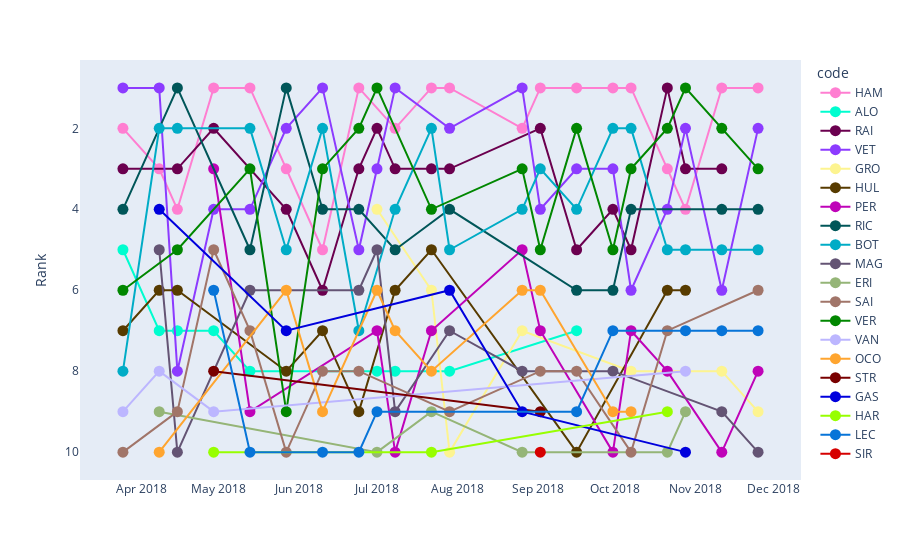

Notebook source saved alongside this figure:
### Code cell
#plot bump chart
fig = px.line(rank_2018, x = 'date', y = 'positionOrder',
              color = 'code',
              color_discrete_map= dict_color, 
              markers=True,
              hover_name = 'surname')
fig.update_traces(marker=dict(size=11))
fig.update_yaxes(autorange='reversed', title='Rank',
                 visible=True, showticklabels=True)
fig.update_xaxes(title='', visible=True, showticklabels=True)
fig.update_layout(xaxis=dict(showgrid=False),
                  yaxis=dict(showgrid=False) )
fig.show()

### Figure 1 — Plotly figure (JSON) as saved in the notebook; plotly's stock layout.template omitted (floating-point values rounded to 4 significant figures)
{"data": [{"hovertemplate": "<b>%{hovertext}</b><br><br>code=HAM<br>date=%{x}<br>positionOrder=%{y}<extra></extra>", "hovertext": ["Hamilton", "Hamilton", "Hamilton", "Hamilton", "Hamilton", "Hamilton", "Hamilton", "Hamilton", "Hamilton", "Hamilton", "Hamilton", "Hamilton", "Hamilton", "Hamilton", "Hamilton", "Hamilton", "Hamilton", "Hamilton", "Hamilton", "Hamilton"], "legendgroup": "HAM", "line": {"color": "#ff7ed1", "dash": "solid"}, "marker": {"size": 11, "symbol": "circle"}, "mode": "markers+lines", "name": "HAM", "orientation": "v", "showlegend": true, "type": "scatter", "x": ["2018-03-25T00:00:00", "2018-04-08T00:00:00", "2018-04-15T00:00:00", "2018-04-29T00:00:00", "2018-05-13T00:00:00", "2018-05-27T00:00:00", "2018-06-10T00:00:00", "2018-06-24T00:00:00", "2018-07-08T00:00:00", "2018-07-22T00:00:00", "2018-07-29T00:00:00", "2018-08-26T00:00:00", "2018-09-02T00:00:00", "2018-09-16T00:00:00", "2018-09-30T00:00:00", "2018-10-07T00:00:00", "2018-10-21T00:00:00", "2018-10-28T00:00:00", "2018-11-11T00:00:00", "2018-11-25T00:00:00"], "xaxis": "x", "y": [2, 3, 4, 1, 1, 3, 5, 1, 2, 1, 1, 2, 1, 1, 1, 1, 3, 4, 1, 1], "yaxis": "y"}, {"hovertemplate": "<b>%{hovertext}</b><br><br>code=ALO<br>date=%{x}<br>positionOrder=%{y}<extra></extra>", "hovertext": ["Alonso", "Alonso", "Alonso", "Alonso", "Alonso", "Alonso", "Alonso", "Alonso", "Alonso"], "legendgroup": "ALO", "line": {"color": "#00fdcf", "dash": "solid"}, "marker": {"size": 11, "symbol": "circle"}, "mode": "markers+lines", "name": "ALO", "orientation": "v", "showlegend": true, "type": "scatter", "x": ["2018-03-25T00:00:00", "2018-04-08T00:00:00", "2018-04-15T00:00:00", "2018-04-29T00:00:00", "2018-05-13T00:00:00", "2018-07-01T00:00:00", "2018-07-08T00:00:00", "2018-07-29T00:00:00", "2018-09-16T00:00:00"], "xaxis": "x", "y": [5, 7, 7, 7, 8, 8, 8, 8, 7], "yaxis": "y"}, {"hovertemplate": "<b>%{hovertext}</b><br><br>code=RAI<br>date=%{x}<br>positionOrder=%{y}<extra></extra>", "hovertext": ["Räikkönen", "Räikkönen", "Räikkönen", "Räikkönen", "Räikkönen", "Räikkönen", "Räikkönen", "Räikkönen", "Räikkönen", "Räikkönen", "Räikkönen", "Räikkönen", "Räikkönen", "Räikkönen", "Räikkönen", "Räikkönen", "Räikkönen"], "legendgroup": "RAI", "line": {"color": "#6b004f", "dash": "solid"}, "marker": {"size": 11, "symbol": "circle"}, "mode": "markers+lines", "name": "RAI", "orientation": "v", "showlegend": true, "type": "scatter", "x": ["2018-03-25T00:00:00", "2018-04-15T00:00:00", "2018-04-29T00:00:00", "2018-05-27T00:00:00", "2018-06-10T00:00:00", "2018-06-24T00:00:00", "2018-07-01T00:00:00", "2018-07-08T00:00:00", "2018-07-22T00:00:00", "2018-07-29T00:00:00", "2018-09-02T00:00:00", "2018-09-16T00:00:00", "2018-09-30T00:00:00", "2018-10-07T00:00:00", "2018-10-21T00:00:00", "2018-10-28T00:00:00", "2018-11-11T00:00:00"], "xaxis": "x", "y": [3, 3, 2, 4, 6, 3, 2, 3, 3, 3, 2, 5, 4, 5, 1, 3, 3], "yaxis": "y"}, {"hovertemplate": "<b>%{hovertext}</b><br><br>code=VET<br>date=%{x}<br>positionOrder=%{y}<extra></extra>", "hovertext": ["Vettel", "Vettel", "Vettel", "Vettel", "Vettel", "Vettel", "Vettel", "Vettel", "Vettel", "Vettel", "Vettel", "Vettel", "Vettel", "Vettel", "Vettel", "Vettel", "Vettel", "Vettel", "Vettel", "Vettel"], "legendgroup": "VET", "line": {"color": "#8c3bff", "dash": "solid"}, "marker": {"size": 11, "symbol": "circle"}, "mode": "markers+lines", "name": "VET", "orientation": "v", "showlegend": true, "type": "scatter", "x": ["2018-03-25T00:00:00", "2018-04-08T00:00:00", "2018-04-15T00:00:00", "2018-04-29T00:00:00", "2018-05-13T00:00:00", "2018-05-27T00:00:00", "2018-06-10T00:00:00", "2018-06-24T00:00:00", "2018-07-01T00:00:00", "2018-07-08T00:00:00", "2018-07-29T00:00:00", "2018-08-26T00:00:00", "2018-09-02T00:00:00", "2018-09-16T00:00:00", "2018-09-30T00:00:00", "2018-10-07T00:00:00", "2018-10-21T00:00:00", "2018-10-28T00:00:00", "2018-11-11T00:00:00", "2018-11-25T00:00:00"], "xaxis": "x", "y": [1, 1, 8, 4, 4, 2, 1, 5, 3, 1, 2, 1, 4, 3, 3, 6, 4, 2, 6, 2], "yaxis": "y"}, {"hovertemplate": "<b>%{hovertext}</b><br><br>code=GRO<br>date=%{x}<br>positionOrder=%{y}<extra></extra>", "hovertext": ["Grosjean", "Grosjean", "Grosjean", "Grosjean", "Grosjean", "Grosjean", "Grosjean"], "legendgroup": "GRO", "line": {"color": "#fdf490", "dash": "solid"}, "marker": {"size": 11, "symbol": "circle"}, "mode": "markers+lines", "name": "GRO", "orientation": "v", "showlegend": true, "type": "scatter", "x": ["2018-07-01T00:00:00", "2018-07-22T00:00:00", "2018-07-29T00:00:00", "2018-08-26T00:00:00", "2018-10-07T00:00:00", "2018-11-11T00:00:00", "2018-11-25T00:00:00"], "xaxis": "x", "y": [4, 6, 10, 7, 8, 8, 9], "yaxis": "y"}, {"hovertemplate": "<b>%{hovertext}</b><br><br>code=HUL<br>date=%{x}<br>positionOrder=%{y}<extra></extra>", "hovertext": ["Hülkenberg", "Hülkenberg", "Hülkenberg", "Hülkenberg", "Hülkenberg", "Hülkenberg", "Hülkenberg", "Hülkenberg", "Hülkenberg", "Hülkenberg", "Hülkenberg"], "legendgroup": "HUL", "line": {"color": "#573b00", "dash": "solid"}, "marker": {"size": 11, "symbol": "circle"}, "mode": "markers+lines", "name": "HUL", "orientation": "v", "showlegend": true, "type": "scatter", "x": ["2018-03-25T00:00:00", "2018-04-08T00:00:00", "2018-04-15T00:00:00", "2018-05-27T00:00:00", "2018-06-10T00:00:00", "2018-06-24T00:00:00", "2018-07-08T00:00:00", "2018-07-22T00:00:00", "2018-09-16T00:00:00", "2018-10-21T00:00:00", "2018-10-28T00:00:00"], "xaxis": "x", "y": [7, 6, 6, 8, 7, 9, 6, 5, 10, 6, 6], "yaxis": "y"}, {"hovertemplate": "<b>%{hovertext}</b><br><br>code=PER<br>date=%{x}<br>positionOrder=%{y}<extra></extra>", "hovertext": ["Pérez", "Pérez", "Pérez", "Pérez", "Pérez", "Pérez", "Pérez", "Pérez", "Pérez", "Pérez", "Pérez", "Pérez"], "legendgroup": "PER", "line": {"color": "#bf03b8", "dash": "solid"}, "marker": {"size": 11, "symbol": "circle"}, "mode": "markers+lines", "name": "PER", "orientation": "v", "showlegend": true, "type": "scatter", "x": ["2018-04-29T00:00:00", "2018-05-13T00:00:00", "2018-07-01T00:00:00", "2018-07-08T00:00:00", "2018-07-22T00:00:00", "2018-08-26T00:00:00", "2018-09-02T00:00:00", "2018-09-30T00:00:00", "2018-10-07T00:00:00", "2018-10-21T00:00:00", "2018-11-11T00:00:00", "2018-11-25T00:00:00"], "xaxis": "x", "y": [3, 9, 7, 10, 7, 5, 7, 10, 7, 8, 10, 8], "yaxis": "y"}, {"hovertemplate": "<b>%{hovertext}</b><br><br>code=RIC<br>date=%{x}<br>positionOrder=%{y}<extra></extra>", "hovertext": ["Ricciardo", "Ricciardo", "Ricciardo", "Ricciardo", "Ricciardo", "Ricciardo", "Ricciardo", "Ricciardo", "Ricciardo", "Ricciardo", "Ricciardo", "Ricciardo", "Ricciardo"], "legendgroup": "RIC", "line": {"color": "#005659", "dash": "solid"}, "marker": {"size": 11, "symbol": "circle"}, "mode": "markers+lines", "name": "RIC", "orientation": "v", "showlegend": true, "type": "scatter", "x": ["2018-03-25T00:00:00", "2018-04-15T00:00:00", "2018-05-13T00:00:00", "2018-05-27T00:00:00", "2018-06-10T00:00:00", "2018-06-24T00:00:00", "2018-07-08T00:00:00", "2018-07-29T00:00:00", "2018-09-16T00:00:00", "2018-09-30T00:00:00", "2018-10-07T00:00:00", "2018-11-11T00:00:00", "2018-11-25T00:00:00"], "xaxis": "x", "y": [4, 1, 5, 1, 4, 4, 5, 4, 6, 6, 4, 4, 4], "yaxis": "y"}, {"hovertemplate": "<b>%{hovertext}</b><br><br>code=BOT<br>date=%{x}<br>positionOrder=%{y}<extra></extra>", "hovertext": ["Bottas", "Bottas", "Bottas", "Bottas", "Bottas", "Bottas", "Bottas", "Bottas", "Bottas", "Bottas", "Bottas", "Bottas", "Bottas", "Bottas", "Bottas", "Bottas", "Bottas", "Bottas", "Bottas"], "legendgroup": "BOT", "line": {"color": "#00acc6", "dash": "solid"}, "marker": {"size": 11, "symbol": "circle"}, "mode": "markers+lines", "name": "BOT", "orientation": "v", "showlegend": true, "type": "scatter", "x": ["2018-03-25T00:00:00", "2018-04-08T00:00:00", "2018-04-15T00:00:00", "2018-05-13T00:00:00", "2018-05-27T00:00:00", "2018-06-10T00:00:00", "2018-06-24T00:00:00", "2018-07-08T00:00:00", "2018-07-22T00:00:00", "2018-07-29T00:00:00", "2018-08-26T00:00:00", "2018-09-02T00:00:00", "2018-09-16T00:00:00", "2018-09-30T00:00:00", "2018-10-07T00:00:00", "2018-10-21T00:00:00", "2018-10-28T00:00:00", "2018-11-11T00:00:00", "2018-11-25T00:00:00"], "xaxis": "x", "y": [8, 2, 2, 2, 5, 2, 7, 4, 2, 5, 4, 3, 4, 2, 2, 5, 5, 5, 5], "yaxis": "y"}, {"hovertemplate": "<b>%{hovertext}</b><br><br>code=MAG<br>date=%{x}<br>positionOrder=%{y}<extra></extra>", "hovertext": ["Magnussen", "Magnussen", "Magnussen", "Magnussen", "Magnussen", "Magnussen", "Magnussen", "Magnussen", "Magnussen", "Magnussen", "Magnussen"], "legendgroup": "MAG", "line": {"color": "#645474", "dash": "solid"}, "marker": {"size": 11, "symbol": "circle"}, "mode": "markers+lines", "name": "MAG", "orientation": "v", "showlegend": true, "type": "scatter", "x": ["2018-04-08T00:00:00", "2018-04-15T00:00:00", "2018-05-13T00:00:00", "2018-06-24T00:00:00", "2018-07-01T00:00:00", "2018-07-08T00:00:00", "2018-07-29T00:00:00", "2018-08-26T00:00:00", "2018-09-30T00:00:00", "2018-11-11T00:00:00", "2018-11-25T00:00:00"], "xaxis": "x", "y": [5, 10, 6, 6, 5, 9, 7, 8, 8, 9, 10], "yaxis": "y"}, {"hovertemplate": "<b>%{hovertext}</b><br><br>code=ERI<br>date=%{x}<br>positionOrder=%{y}<extra></extra>", "hovertext": ["Ericsson", "Ericsson", "Ericsson", "Ericsson", "Ericsson", "Ericsson"], "legendgroup": "ERI", "line": {"color": "#95b577", "dash": "solid"}, "marker": {"size": 11, "symbol": "circle"}, "mode": "markers+lines", "name": "ERI", "orientation": "v", "showlegend": true, "type": "scatter", "x": ["2018-04-08T00:00:00", "2018-07-01T00:00:00", "2018-07-22T00:00:00", "2018-08-26T00:00:00", "2018-10-21T00:00:00", "2018-10-28T00:00:00"], "xaxis": "x", "y": [9, 10, 9, 10, 10, 9], "yaxis": "y"}, {"hovertemplate": "<b>%{hovertext}</b><br><br>code=SAI<br>date=%{x}<br>positionOrder=%{y}<extra></extra>", "hovertext": ["Sainz", "Sainz", "Sainz", "Sainz", "Sainz", "Sainz", "Sainz", "Sainz", "Sainz", "Sainz", "Sainz", "Sainz", "Sainz"], "legendgroup": "SAI", "line": {"color": "#a17569", "dash": "solid"}, "marker": {"size": 11, "symbol": "circle"}, "mode": "markers+lines", "name": "SAI", "orientation": "v", "showlegend": true, "type": "scatter", "x": ["2018-03-25T00:00:00", "2018-04-15T00:00:00", "2018-04-29T00:00:00", "2018-05-13T00:00:00", "2018-05-27T00:00:00", "2018-06-10T00:00:00", "2018-06-24T00:00:00", "2018-07-29T00:00:00", "2018-09-02T00:00:00", "2018-09-16T00:00:00", "2018-10-07T00:00:00", "2018-10-21T00:00:00", "2018-11-25T00:00:00"], "xaxis": "x", "y": [10, 9, 5, 7, 10, 8, 8, 9, 8, 8, 10, 7, 6], "yaxis": "y"}, {"hovertemplate": "<b>%{hovertext}</b><br><br>code=VER<br>date=%{x}<br>positionOrder=%{y}<extra></extra>", "hovertext": ["Verstappen", "Verstappen", "Verstappen", "Verstappen", "Verstappen", "Verstappen", "Verstappen", "Verstappen", "Verstappen", "Verstappen", "Verstappen", "Verstappen", "Verstappen", "Verstappen", "Verstappen", "Verstappen", "Verstappen"], "legendgroup": "VER", "line": {"color": "#018700", "dash": "solid"}, "marker": {"size": 11, "symbol": "circle"}, "mode": "markers+lines", "name": "VER", "orientation": "v", "showlegend": true, "type": "scatter", "x": ["2018-03-25T00:00:00", "2018-04-15T00:00:00", "2018-05-13T00:00:00", "2018-05-27T00:00:00", "2018-06-10T00:00:00", "2018-06-24T00:00:00", "2018-07-01T00:00:00", "2018-07-22T00:00:00", "2018-08-26T00:00:00", "2018-09-02T00:00:00", "2018-09-16T00:00:00", "2018-09-30T00:00:00", "2018-10-07T00:00:00", "2018-10-21T00:00:00", "2018-10-28T00:00:00", "2018-11-11T00:00:00", "2018-11-25T00:00:00"], "xaxis": "x", "y": [6, 5, 3, 9, 3, 2, 1, 4, 3, 5, 2, 5, 3, 2, 1, 2, 3], "yaxis": "y"}, {"hovertemplate": "<b>%{hovertext}</b><br><br>code=VAN<br>date=%{x}<br>positionOrder=%{y}<extra></extra>", "hovertext": ["Vandoorne", "Vandoorne", "Vandoorne", "Vandoorne"], "legendgroup": "VAN", "line": {"color": "#bcb6ff", "dash": "solid"}, "marker": {"size": 11, "symbol": "circle"}, "mode": "markers+lines", "name": "VAN", "orientation": "v", "showlegend": true, "type": "scatter", "x": ["2018-03-25T00:00:00", "2018-04-08T00:00:00", "2018-04-29T00:00:00", "2018-10-28T00:00:00"], "xaxis": "x", "y": [9, 8, 9, 8], "yaxis": "y"}, {"hovertemplate": "<b>%{hovertext}</b><br><br>code=OCO<br>date=%{x}<br>positionOrder=%{y}<extra></extra>", "hovertext": ["Ocon", "Ocon", "Ocon", "Ocon", "Ocon", "Ocon", "Ocon", "Ocon", "Ocon", "Ocon"], "legendgroup": "OCO", "line": {"color": "#ffa52f", "dash": "solid"}, "marker": {"size": 11, "symbol": "circle"}, "mode": "markers+lines", "name": "OCO", "orientation": "v", "showlegend": true, "type": "scatter", "x": ["2018-04-08T00:00:00", "2018-05-27T00:00:00", "2018-06-10T00:00:00", "2018-07-01T00:00:00", "2018-07-08T00:00:00", "2018-07-22T00:00:00", "2018-08-26T00:00:00", "2018-09-02T00:00:00", "2018-09-30T00:00:00", "2018-10-07T00:00:00"], "xaxis": "x", "y": [10, 6, 9, 6, 7, 8, 6, 6, 9, 9], "yaxis": "y"}, {"hovertemplate": "<b>%{hovertext}</b><br><br>code=STR<br>date=%{x}<br>positionOrder=%{y}<extra></extra>", "hovertext": ["Stroll", "Stroll"], "legendgroup": "STR", "line": {"color": "#790000", "dash": "solid"}, "marker": {"size": 11, "symbol": "circle"}, "mode": "markers+lines", "name": "STR", "orientation": "v", "showlegend": true, "type": "scatter", "x": ["2018-04-29T00:00:00", "2018-09-02T00:00:00"], "xaxis": "x", "y": [8, 9], "yaxis": "y"}, {"hovertemplate": "<b>%{hovertext}</b><br><br>code=GAS<br>date=%{x}<br>positionOrder=%{y}<extra></extra>", "hovertext": ["Gasly", "Gasly", "Gasly", "Gasly", "Gasly"], "legendgroup": "GAS", "line": {"color": "#0000dd", "dash": "solid"}, "marker": {"size": 11, "symbol": "circle"}, "mode": "markers+lines", "name": "GAS", "orientation": "v", "showlegend": true, "type": "scatter", "x": ["2018-04-08T00:00:00", "2018-05-27T00:00:00", "2018-07-29T00:00:00", "2018-08-26T00:00:00", "2018-10-28T00:00:00"], "xaxis": "x", "y": [4, 7, 6, 9, 10], "yaxis": "y"}, {"hovertemplate": "<b>%{hovertext}</b><br><br>code=HAR<br>date=%{x}<br>positionOrder=%{y}<extra></extra>", "hovertext": ["Hartley", "Hartley", "Hartley"], "legendgroup": "HAR", "line": {"color": "#97ff00", "dash": "solid"}, "marker": {"size": 11, "symbol": "circle"}, "mode": "markers+lines", "name": "HAR", "orientation": "v", "showlegend": true, "type": "scatter", "x": ["2018-04-29T00:00:00", "2018-07-22T00:00:00", "2018-10-21T00:00:00"], "xaxis": "x", "y": [10, 10, 9], "yaxis": "y"}, {"hovertemplate": "<b>%{hovertext}</b><br><br>code=LEC<br>date=%{x}<br>positionOrder=%{y}<extra></extra>", "hovertext": ["Leclerc", "Leclerc", "Leclerc", "Leclerc", "Leclerc", "Leclerc", "Leclerc", "Leclerc", "Leclerc", "Leclerc"], "legendgroup": "LEC", "line": {"color": "#0774d8", "dash": "solid"}, "marker": {"size": 11, "symbol": "circle"}, "mode": "markers+lines", "name": "LEC", "orientation": "v", "showlegend": true, "type": "scatter", "x": ["2018-04-29T00:00:00", "2018-05-13T00:00:00", "2018-06-10T00:00:00", "2018-06-24T00:00:00", "2018-07-01T00:00:00", "2018-09-16T00:00:00", "2018-09-30T00:00:00", "2018-10-28T00:00:00", "2018-11-11T00:00:00", "2018-11-25T00:00:00"], "xaxis": "x", "y": [6, 10, 10, 10, 9, 9, 7, 7, 7, 7], "yaxis": "y"}, {"hovertemplate": "<b>%{hovertext}</b><br><br>code=SIR<br>date=%{x}<br>positionOrder=%{y}<extra></extra>", "hovertext": ["Sirotkin"], "legendgroup": "SIR", "line": {"color": "#d60000", "dash": "solid"}, "marker": {"size": 11, "symbol": "circle"}, "mode": "markers+lines", "name": "SIR", "orientation": "v", "showlegend": true, "type": "scatter", "x": ["2018-09-02T00:00:00"], "xaxis": "x", "y": [10], "yaxis": "y"}], "layout": {"legend": {"title": {"text": "code"}, "tracegroupgap": 0}, "margin": {"t": 60}, "xaxis": {"anchor": "y", "domain": [0, 1], "showgrid": false, "showticklabels": true, "title": {"text": ""}, "visible": true}, "yaxis": {"anchor": "x", "autorange": "reversed", "domain": [0, 1], "showgrid": false, "showticklabels": true, "title": {"text": "Rank"}, "visible": true}}}
